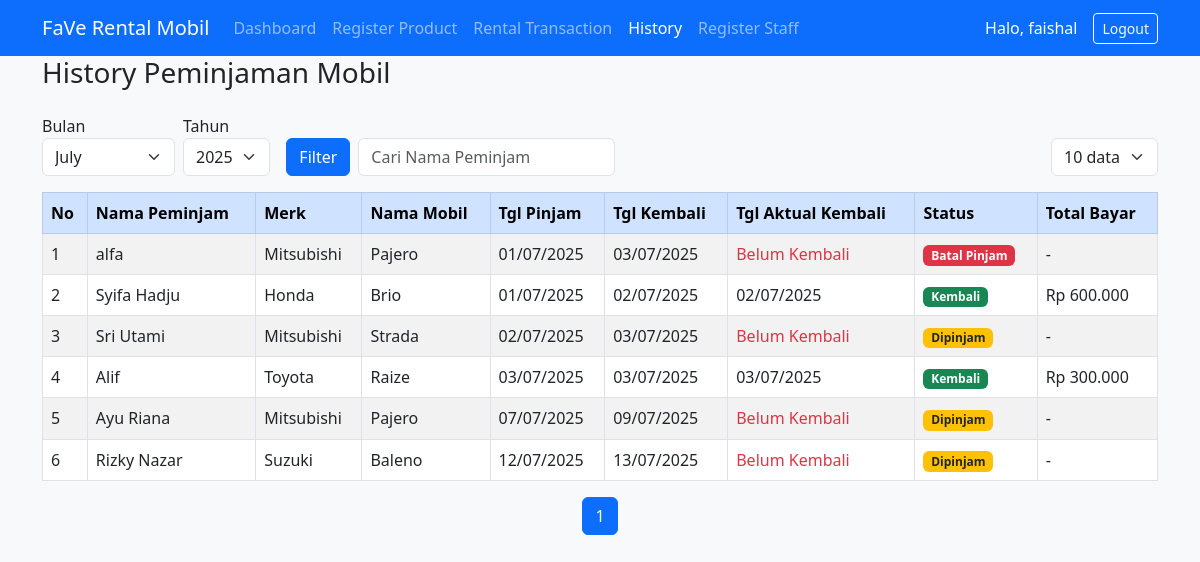
The app's page /history.php (signed in) with its own data.
### tables this page shows
CREATE TABLE `history_transactions` (
  `id` int(11) NOT NULL,
  `nama_peminjam` varchar(100) NOT NULL,
  `no_hp` varchar(20) NOT NULL,
  `alamat` varchar(255) NOT NULL,
  `merk` varchar(100) NOT NULL,
  `nama` varchar(100) NOT NULL,
  `tanggal_pinjam` date NOT NULL,
  `tanggal_kembali` date NOT NULL,
  `tanggal_aktual_kembali` date DEFAULT NULL,
  `status_peminjaman` enum('dipinjam','kembali','batal') NOT NULL DEFAULT 'dipinjam',
  `created_at` timestamp NOT NULL DEFAULT current_timestamp()
);

### history.php (the view, shortened to what this page needs)
<?php
require 'config.php';
$bulan = isset($_GET['bulan']) ? (int)$_GET['bulan'] : (int)date('m');
$tahun = isset($_GET['tahun']) ? (int)$_GET['tahun'] : (int)date('Y');
$fromDate = sprintf('%04d-%02d-01', $tahun, $bulan);
$toDate = date('Y-m-t', strtotime($fromDate));
$perPage = isset($_GET['perPage']) ? (int)$_GET['perPage'] : 10;
$page = isset($_GET['page']) ? (int)$_GET['page'] : 1;
$start = ($page - 1) * $perPage;
$filter_nama = isset($_GET['nama_peminjam']) ? trim($_GET['nama_peminjam']) : '';
$where = "WHERE h.tanggal_pinjam BETWEEN :fromDate AND :toDate";
$params = [
    ':fromDate' => $fromDate,
    ':toDate' => $toDate
];
$total_sql = "SELECT COUNT(*) FROM history_transactions h $where";
$total_stmt = $pdo->prepare($total_sql);
$total_stmt->execute($params);
$total = $total_stmt->fetchColumn();
$total_pages = ceil($total / $perPage);
$data_sql = "SELECT h.*, p.price
    FROM history_transactions h
    INNER JOIN products p
        ON h.merk = p.merk AND h.nama = p.name
    $where
    GROUP BY h.id
    ORDER BY h.tanggal_pinjam ASC LIMIT :start, :perPage";
$data_stmt = $pdo->prepare($data_sql);
foreach ($params as $key => $val) {
    $data_stmt->bindValue($key, $val);
}
$data_stmt->bindValue(':start', $start, PDO::PARAM_INT);
$data_stmt->bindValue(':perPage', $perPage, PDO::PARAM_INT);
$data_stmt->execute();
$rows = $data_stmt->fetchAll(PDO::FETCH_ASSOC);
?>
<!DOCTYPE html>
<html>
<head>
    <link href="https://cdn.jsdelivr.net/npm/bootstrap@5.3.0/dist/css/bootstrap.min.css" rel="stylesheet">
</head>
<body class="bg-light">
<nav class="navbar navbar-expand-lg navbar-dark bg-primary">
    <div class="container">
        <a class="navbar-brand" href="#">FaVe Rental Mobil</a>
        <?php
                $range_stmt = $pdo->prepare("SELECT level FROM users WHERE username = :user");
                $range_stmt->execute(['user' => $_SESSION['user']]);
                $range = $range_stmt->fetch(PDO::FETCH_ASSOC);
                $level = $range['level'];
            if ($level == "admin") {
                ?>
                <div class="collapse navbar-collapse" id="navbarNav">
                <ul class="navbar-nav me-auto">
                <li class="nav-item"><a class="nav-link" href="dashboard.php">Dashboard</a></li>
                <li class="nav-item"><a class="nav-link" href="product.php">Register Product</a></li>
                <li class="nav-item"><a class="nav-link<?php if(basename($_SERVER['PHP_SELF']) == 'transaction.php') echo ' active'; ?>" href="transaction.php">Rental Transaction</a></li>
                <li class="nav-item"><a class="nav-link<?php if(basename($_SERVER['PHP_SELF']) == 'history.php') echo ' active'; ?>" href="history.php">History</a></li>
                <li class="nav-item"><a class="nav-link<?php if(basename($_SERVER['PHP_SELF']) == 'register_staf.php') echo ' active'; ?>" href="register_staf.php">Register Staff</a></li>
            </ul>
            <span class="navbar-text text-white me-3">
                Halo, <?php echo htmlspecialchars($_SESSION['user']); ?>
            </span>
            <a href="logout.php" class="btn btn-outline-light btn-sm">Logout</a>
        </div>
                <?php
            }
        ?>
    </div>
</nav>
<div class="container">
    <h3 class="mb-4">History Peminjaman Mobil</h3>
    <form class="row g-2 mb-3 align-items-end" method="get">
        <div class="col-auto">
            <label class="form-label mb-0">Bulan</label>
            <select name="bulan" class="form-select">
                <?php
                for ($i = 1; $i <= 12; $i++) {
                    $selected = $i == $bulan ? 'selected' : '';
                    echo "<option value=\"$i\" $selected>" . date('F', mktime(0,0,0,$i,1)) . "</option>";
                }
                ?>
            </select>
        </div>
        <div class="col-auto">
            <label class="form-label mb-0">Tahun</label>
            <select name="tahun" class="form-select">
                <?php
                $yearNow = date('Y');
                for ($y = $yearNow - 5; $y <= $yearNow + 2; $y++) {
                    $selected = $y == $tahun ? 'selected' : '';
                    echo "<option value=\"$y\" $selected>$y</option>";
                }
                ?>
            </select>
        </div>
        <div class="col-auto">
            <label class="form-label mb-0">&nbsp;</label>
            <button type="submit" class="btn btn-primary">Filter</button>
        </div>
        <div class="col-auto">
            <input type="text" name="nama_peminjam" class="form-control" placeholder="Cari Nama Peminjam" value="<?php echo htmlspecialchars($filter_nama); ?>">
        </div>
        <div class="col-auto ms-auto">
            <select name="perPage" class="form-select w-auto" onchange="this.form.submit()">
                <?php foreach ([5,10,20,50] as $opt): ?>
                    <option value="<?php echo $opt; ?>" <?php if ($perPage == $opt) echo 'selected'; ?>><?php echo $opt; ?> data</option>
                <?php endforeach; ?>
            </select>
        </div>
    </form>
    <div class="table-responsive">
        <table class="table table-bordered table-striped align-middle">
            <thead class="table-primary">
                <tr>
                    <th>No</th>
                    <th>Nama Peminjam</th>
                    <th>Merk</th>
                    <th>Nama Mobil</th>
                    <th>Tgl Pinjam</th>
                    <th>Tgl Kembali</th>
                    <th>Tgl Aktual Kembali</th>
                    <th>Status</th>
                    <th>Total Bayar</th>
                </tr>
            </thead>
            <tbody>
                <?php if (count($rows) > 0): $no = $start + 1; ?>
                    <?php foreach ($rows as $row): ?>
                        <tr>
                            <td><?php echo $no++; ?></td>
                            <td><?php echo htmlspecialchars($row['nama_peminjam']); ?></td>
                            <td><?php echo htmlspecialchars($row['merk']); ?></td>
                            <td><?php echo htmlspecialchars($row['nama']); ?></td>
                            <td><?php echo date('d/m/Y', strtotime($row['tanggal_pinjam'])); ?></td>
                            <td><?php echo date('d/m/Y', strtotime($row['tanggal_kembali'])); ?></td>
                            <td>
                                <?php echo $row['tanggal_aktual_kembali'] ? date('d/m/Y', strtotime($row['tanggal_aktual_kembali'])) : '<span class="text-danger">Belum Kembali</span>'; ?>
                            </td>
                            <td>
                                <?php
                                if ($row['status_peminjaman'] == 'kembali'): ?>
                                    <span class="badge bg-success">Kembali</span>
                                <?php elseif ($row['status_peminjaman'] == 'batal'): ?>
                                    <span class="badge bg-danger">Batal Pinjam</span>
                                <?php else: ?>
                                    <span class="badge bg-warning text-dark">Dipinjam</span>
                                <?php endif; ?>
                            </td>
                            <td>
                                <?php
                                if ($row['tanggal_aktual_kembali']) {
                                    $tgl_pinjam = new DateTime($row['tanggal_pinjam']);
                                    $tgl_kembali = new DateTime($row['tanggal_aktual_kembali']);
                                    $lama_pinjam = $tgl_pinjam->diff($tgl_kembali)->days + 1;
                                    $harga = isset($row['price']) ? $row['price'] : 0;
                                    echo 'Rp ' . number_format($lama_pinjam * $harga, 0, ',', '.');
                                } else {
                                    echo '-';
                                }
                                ?>
                            </td>
                        </tr>
                    <?php endforeach; ?>
                <?php else: ?>
                    <tr>
                        <td colspan="9" class="text-center text-muted">Tidak ada data history.</td>
                    </tr>
                <?php endif; ?>
            </tbody>
        </table>
    </div>
    <nav>
        <ul class="pagination justify-content-center">
            <?php for ($i = 1; $i <= $total_pages; $i++): ?>
                <li class="page-item<?php if ($i == $page) echo ' active'; ?>">
                    <a class="page-link" href="?page=<?php echo $i; ?>&perPage=<?php echo $perPage; ?>&bulan=<?php echo $bulan; ?>&tahun=<?php echo $tahun; ?><?php if($filter_nama) echo '&nama_peminjam='.urlencode($filter_nama); ?>"><?php echo $i; ?></a>
                </li>
            <?php endfor; ?>
        </ul>
    </nav>
</div>
</body>
</html>

### records on screen
history_transactions: nama_peminjam "alfa", merk "Mitsubishi", nama "Pajero", tanggal_pinjam "01/07/2025", tanggal_kembali "03/07/2025", shows "Belum Kembali", status_peminjaman "Batal Pinjam"
history_transactions: nama_peminjam "Syifa Hadju", merk "Honda", nama "Brio", tanggal_pinjam "01/07/2025", tanggal_kembali "02/07/2025", tanggal_aktual_kembali "02/07/2025", status_peminjaman "Kembali", harga "600.000"
history_transactions: nama_peminjam "Sri Utami", merk "Mitsubishi", nama "Strada", tanggal_pinjam "02/07/2025", tanggal_kembali "03/07/2025", shows "Belum Kembali", status_peminjaman "Dipinjam"
history_transactions: nama_peminjam "Alif", merk "Toyota", nama "Raize", tanggal_pinjam "03/07/2025", tanggal_kembali "03/07/2025", tanggal_aktual_kembali "03/07/2025", status_peminjaman "Kembali", harga "300.000"
history_transactions: nama_peminjam "Ayu Riana", merk "Mitsubishi", nama "Pajero", tanggal_pinjam "07/07/2025", tanggal_kembali "09/07/2025", shows "Belum Kembali", status_peminjaman "Dipinjam"
history_transactions: nama_peminjam "Rizky Nazar", merk "Suzuki", nama "Baleno", tanggal_pinjam "12/07/2025", tanggal_kembali "13/07/2025", shows "Belum Kembali", status_peminjaman "Dipinjam"

### other values on screen
$_SESSION['user'] "faishal"
form field bulan "July"
form field tahun "2025"
form field perPage "10 data"
